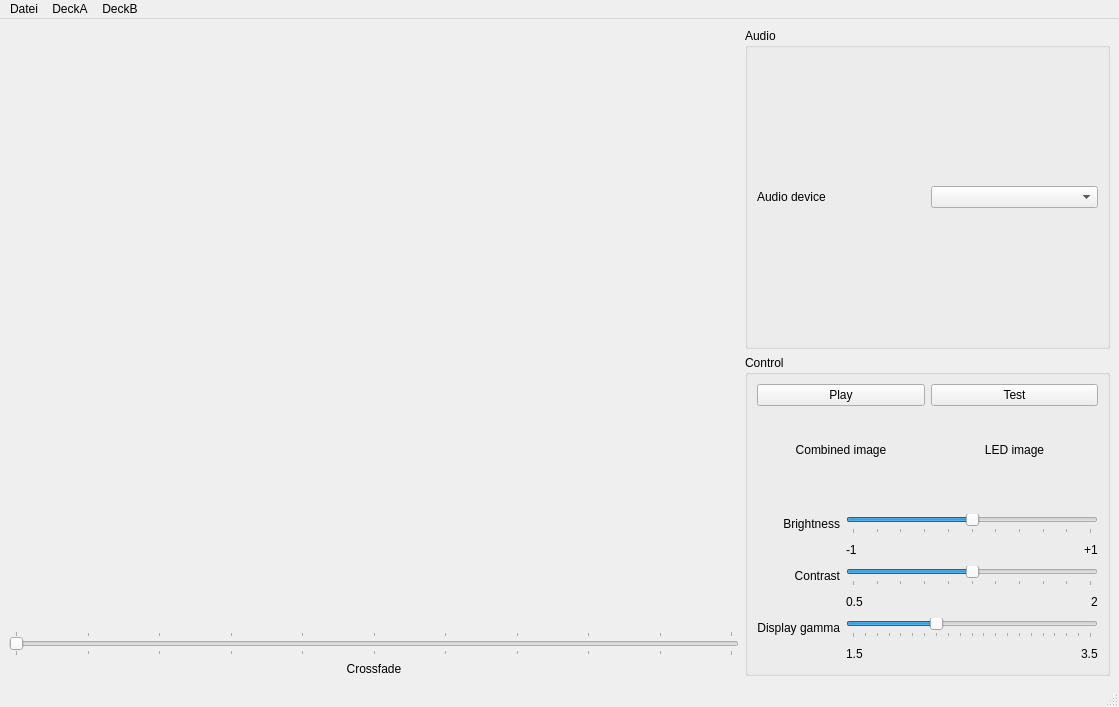
<?xml version="1.0" encoding="UTF-8"?>
<ui version="4.0">
 <class>MainWindow</class>
 <widget class="QMainWindow" name="MainWindow">
  <property name="geometry">
   <rect>
    <x>0</x>
    <y>0</y>
    <width>1119</width>
    <height>707</height>
   </rect>
  </property>
  <property name="windowTitle">
   <string>NerDisco 0.5b</string>
  </property>
  <property name="windowIcon">
   <iconset resource="resources.qrc">
    <normaloff>:/resources/icon.ico</normaloff>:/resources/icon.ico</iconset>
  </property>
  <widget class="QWidget" name="centralwidget">
   <layout class="QHBoxLayout" name="horizontalLayout_4" stretch="2,1">
    <item>
     <layout class="QVBoxLayout" name="verticalLayout" stretch="1,0,0">
      <item>
       <layout class="QHBoxLayout" name="horizontalLayout_2">
        <item>
         <widget class="Deck" name="widgetDeckA" native="true"/>
        </item>
        <item>
         <widget class="Deck" name="widgetDeckB" native="true"/>
        </item>
       </layout>
      </item>
      <item>
       <widget class="QSlider" name="horizontalSliderCrossfade">
        <property name="maximum">
         <number>100</number>
        </property>
        <property name="orientation">
         <enum>Qt::Horizontal</enum>
        </property>
        <property name="tickPosition">
         <enum>QSlider::TicksBothSides</enum>
        </property>
        <property name="tickInterval">
         <number>10</number>
        </property>
       </widget>
      </item>
      <item>
       <layout class="QHBoxLayout" name="horizontalLayout_3">
        <property name="topMargin">
         <number>0</number>
        </property>
        <item>
         <widget class="QLabel" name="label_2">
          <property name="text">
           <string>Crossfade</string>
          </property>
          <property name="alignment">
           <set>Qt::AlignHCenter|Qt::AlignTop</set>
          </property>
         </widget>
        </item>
       </layout>
      </item>
     </layout>
    </item>
    <item>
     <layout class="QVBoxLayout" name="verticalLayout_4">
      <item>
       <widget class="QGroupBox" name="groupBox_3">
        <property name="title">
         <string>Audio</string>
        </property>
        <layout class="QVBoxLayout" name="verticalLayout_5">
         <item>
          <layout class="QHBoxLayout" name="horizontalLayout_5">
           <item>
            <widget class="QLabel" name="label_6">
             <property name="text">
              <string>Audio device</string>
             </property>
            </widget>
           </item>
           <item>
            <widget class="QComboBox" name="comboBoxAudioDevice"/>
           </item>
          </layout>
         </item>
        </layout>
       </widget>
      </item>
      <item>
       <widget class="QGroupBox" name="groupBox_4">
        <property name="title">
         <string>Control</string>
        </property>
        <layout class="QVBoxLayout" name="verticalLayout_3">
         <item>
          <layout class="QHBoxLayout" name="horizontalLayout">
           <item>
            <widget class="QPushButton" name="pushButtonPlay">
             <property name="text">
              <string>Play</string>
             </property>
             <property name="checkable">
              <bool>true</bool>
             </property>
            </widget>
           </item>
           <item>
            <widget class="QPushButton" name="pushButtonTest">
             <property name="text">
              <string>Test</string>
             </property>
            </widget>
           </item>
          </layout>
         </item>
         <item>
          <layout class="QVBoxLayout" name="verticalLayout_2" stretch="0,0">
           <property name="bottomMargin">
            <number>0</number>
           </property>
           <item>
            <layout class="QGridLayout" name="gridLayout">
             <item row="1" column="1">
              <widget class="QLabel" name="labelRealImage">
               <property name="text">
                <string/>
               </property>
               <property name="scaledContents">
                <bool>true</bool>
               </property>
               <property name="alignment">
                <set>Qt::AlignCenter</set>
               </property>
              </widget>
             </item>
             <item row="1" column="0">
              <widget class="QLabel" name="labelFinalImage">
               <property name="text">
                <string notr="true"/>
               </property>
               <property name="alignment">
                <set>Qt::AlignCenter</set>
               </property>
              </widget>
             </item>
             <item row="0" column="1">
              <widget class="QLabel" name="label_3">
               <property name="text">
                <string>LED image</string>
               </property>
               <property name="alignment">
                <set>Qt::AlignBottom|Qt::AlignHCenter</set>
               </property>
              </widget>
             </item>
             <item row="0" column="0">
              <widget class="QLabel" name="label">
               <property name="text">
                <string>Combined image</string>
               </property>
               <property name="alignment">
                <set>Qt::AlignBottom|Qt::AlignHCenter</set>
               </property>
              </widget>
             </item>
            </layout>
           </item>
           <item>
            <layout class="QGridLayout" name="gridLayout_2">
             <property name="topMargin">
              <number>0</number>
             </property>
             <item row="1" column="1">
              <layout class="QHBoxLayout" name="horizontalLayout_9">
               <property name="spacing">
                <number>0</number>
               </property>
               <property name="topMargin">
                <number>0</number>
               </property>
               <item>
                <widget class="QLabel" name="label_17">
                 <property name="text">
                  <string>-1</string>
                 </property>
                </widget>
               </item>
               <item>
                <spacer name="horizontalSpacer_8">
                 <property name="orientation">
                  <enum>Qt::Horizontal</enum>
                 </property>
                 <property name="sizeHint" stdset="0">
                  <size>
                   <width>40</width>
                   <height>20</height>
                  </size>
                 </property>
                </spacer>
               </item>
               <item>
                <widget class="QLabel" name="label_18">
                 <property name="text">
                  <string>+1</string>
                 </property>
                </widget>
               </item>
              </layout>
             </item>
             <item row="3" column="1">
              <layout class="QHBoxLayout" name="horizontalLayout_8">
               <property name="spacing">
                <number>0</number>
               </property>
               <property name="topMargin">
                <number>0</number>
               </property>
               <item>
                <widget class="QLabel" name="label_15">
                 <property name="text">
                  <string>0.5</string>
                 </property>
                </widget>
               </item>
               <item>
                <spacer name="horizontalSpacer_7">
                 <property name="orientation">
                  <enum>Qt::Horizontal</enum>
                 </property>
                 <property name="sizeHint" stdset="0">
                  <size>
                   <width>40</width>
                   <height>20</height>
                  </size>
                 </property>
                </spacer>
               </item>
               <item>
                <widget class="QLabel" name="label_16">
                 <property name="text">
                  <string>2</string>
                 </property>
                </widget>
               </item>
              </layout>
             </item>
             <item row="5" column="1">
              <layout class="QHBoxLayout" name="horizontalLayout_7">
               <property name="spacing">
                <number>0</number>
               </property>
               <property name="topMargin">
                <number>0</number>
               </property>
               <item>
                <widget class="QLabel" name="label_13">
                 <property name="text">
                  <string>1.5</string>
                 </property>
                </widget>
               </item>
               <item>
                <spacer name="horizontalSpacer_6">
                 <property name="orientation">
                  <enum>Qt::Horizontal</enum>
                 </property>
                 <property name="sizeHint" stdset="0">
                  <size>
                   <width>40</width>
                   <height>20</height>
                  </size>
                 </property>
                </spacer>
               </item>
               <item>
                <widget class="QLabel" name="label_14">
                 <property name="text">
                  <string>3.5</string>
                 </property>
                </widget>
               </item>
              </layout>
             </item>
             <item row="4" column="1">
              <widget class="QSlider" name="horizontalSliderGamma">
               <property name="minimum">
                <number>150</number>
               </property>
               <property name="maximum">
                <number>350</number>
               </property>
               <property name="pageStep">
                <number>10</number>
               </property>
               <property name="value">
                <number>220</number>
               </property>
               <property name="sliderPosition">
                <number>220</number>
               </property>
               <property name="orientation">
                <enum>Qt::Horizontal</enum>
               </property>
               <property name="invertedAppearance">
                <bool>false</bool>
               </property>
               <property name="invertedControls">
                <bool>false</bool>
               </property>
               <property name="tickPosition">
                <enum>QSlider::TicksBelow</enum>
               </property>
               <property name="tickInterval">
                <number>10</number>
               </property>
              </widget>
             </item>
             <item row="4" column="0">
              <widget class="QLabel" name="label_12">
               <property name="text">
                <string>Display gamma</string>
               </property>
               <property name="alignment">
                <set>Qt::AlignRight|Qt::AlignTrailing|Qt::AlignVCenter</set>
               </property>
              </widget>
             </item>
             <item row="0" column="1">
              <widget class="QSlider" name="horizontalSliderBrightness">
               <property name="minimum">
                <number>-50</number>
               </property>
               <property name="maximum">
                <number>50</number>
               </property>
               <property name="pageStep">
                <number>10</number>
               </property>
               <property name="value">
                <number>0</number>
               </property>
               <property name="orientation">
                <enum>Qt::Horizontal</enum>
               </property>
               <property name="invertedAppearance">
                <bool>false</bool>
               </property>
               <property name="invertedControls">
                <bool>false</bool>
               </property>
               <property name="tickPosition">
                <enum>QSlider::TicksBelow</enum>
               </property>
               <property name="tickInterval">
                <number>10</number>
               </property>
              </widget>
             </item>
             <item row="2" column="0">
              <widget class="QLabel" name="label_4">
               <property name="text">
                <string>Contrast</string>
               </property>
               <property name="alignment">
                <set>Qt::AlignRight|Qt::AlignTrailing|Qt::AlignVCenter</set>
               </property>
              </widget>
             </item>
             <item row="2" column="1">
              <widget class="QSlider" name="horizontalSliderContrast">
               <property name="minimum">
                <number>-50</number>
               </property>
               <property name="maximum">
                <number>50</number>
               </property>
               <property name="pageStep">
                <number>10</number>
               </property>
               <property name="value">
                <number>0</number>
               </property>
               <property name="orientation">
                <enum>Qt::Horizontal</enum>
               </property>
               <property name="invertedAppearance">
                <bool>false</bool>
               </property>
               <property name="invertedControls">
                <bool>false</bool>
               </property>
               <property name="tickPosition">
                <enum>QSlider::TicksBelow</enum>
               </property>
               <property name="tickInterval">
                <number>10</number>
               </property>
              </widget>
             </item>
             <item row="0" column="0">
              <widget class="QLabel" name="label_5">
               <property name="text">
                <string>Brightness</string>
               </property>
               <property name="alignment">
                <set>Qt::AlignRight|Qt::AlignTrailing|Qt::AlignVCenter</set>
               </property>
              </widget>
             </item>
            </layout>
           </item>
          </layout>
         </item>
        </layout>
       </widget>
      </item>
     </layout>
    </item>
   </layout>
  </widget>
  <widget class="QMenuBar" name="menubar">
   <property name="geometry">
    <rect>
     <x>0</x>
     <y>0</y>
     <width>1119</width>
     <height>21</height>
    </rect>
   </property>
   <widget class="QMenu" name="menuDeckA">
    <property name="title">
     <string>DeckA</string>
    </property>
    <addaction name="actionLoadDeckA"/>
    <addaction name="actionSaveDeckA"/>
    <addaction name="actionSaveAsDeckA"/>
   </widget>
   <widget class="QMenu" name="menuDeckB">
    <property name="title">
     <string>DeckB</string>
    </property>
    <addaction name="actionLoadDeckB"/>
    <addaction name="actionSaveDeckB"/>
    <addaction name="actionSaveAsDeckB"/>
   </widget>
   <widget class="QMenu" name="menuSettings">
    <property name="title">
     <string>Datei</string>
    </property>
    <addaction name="actionOptions"/>
    <addaction name="actionBeenden"/>
   </widget>
   <addaction name="menuSettings"/>
   <addaction name="menuDeckA"/>
   <addaction name="menuDeckB"/>
  </widget>
  <widget class="QStatusBar" name="statusbar"/>
  <action name="actionOptions">
   <property name="text">
    <string>Options...</string>
   </property>
  </action>
  <action name="actionBeenden">
   <property name="text">
    <string>Exit</string>
   </property>
  </action>
  <action name="actionLoadDeckA">
   <property name="text">
    <string>Load into deck</string>
   </property>
  </action>
  <action name="actionLoadDeckB">
   <property name="text">
    <string>Load into deck</string>
   </property>
  </action>
  <action name="actionSaveDeckA">
   <property name="text">
    <string>Save</string>
   </property>
  </action>
  <action name="actionSaveAsDeckA">
   <property name="text">
    <string>Save as...</string>
   </property>
  </action>
  <action name="actionSaveDeckB">
   <property name="text">
    <string>Save</string>
   </property>
  </action>
  <action name="actionSaveAsDeckB">
   <property name="text">
    <string>Save as...</string>
   </property>
  </action>
 </widget>
 <customwidgets>
  <customwidget>
   <class>Deck</class>
   <extends>QWidget</extends>
   <header>deck.h</header>
   <container>1</container>
  </customwidget>
 </customwidgets>
 <resources>
  <include location="resources.qrc"/>
 </resources>
 <connections/>
</ui>
